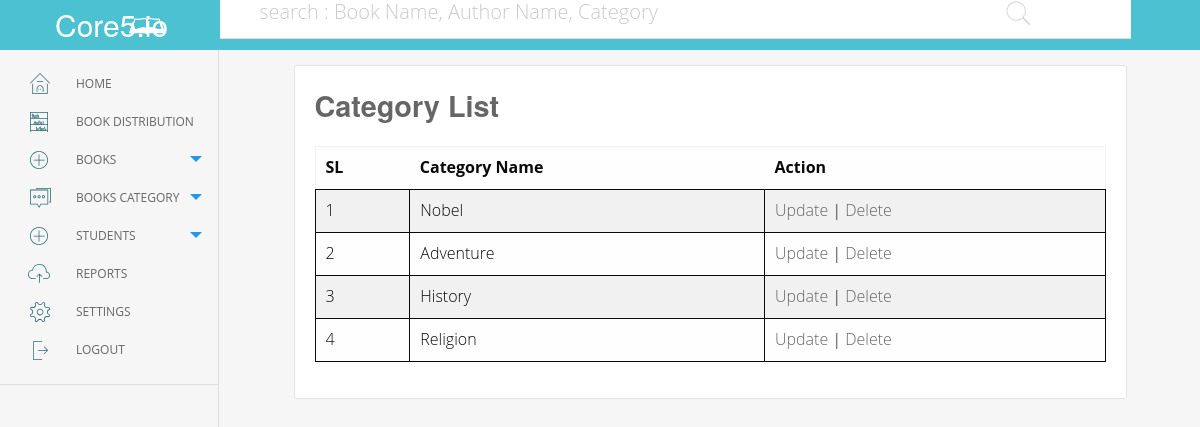
The app's page /book_cat_list/ with its own data.
### apps/models.py (models this page shows, shortened)
class Category(models.Model):
    name = models.CharField(max_length=45)

### apps/views.py (the view)
# urls.py: url(r'^book_cat_list/$', views.book_cat_list, name="book_cat_list"),
def book_cat_list(request):
    queryset = Category.objects.all()
    context = {
        "object_list": queryset
    }
    return render(request, '401books_cat_list.html', context)

### apps/templates/401books_cat_list.html (shortened to what this page needs)
{% extends 'base.html' %}
{% load static %}
{% block content %}
<div id="books_add" class="full_box">
	<h2>Category List</h2>
  <div class="dda_container" id="search_main">
    <table style="width: 100%;">
      <tr>
        <th>SL</th>
        <th>Category Name</th>
        <th>Action</th>
      </tr>
        {% for obj in object_list %}
      <tr>
        <td>{{ obj.id }}</td>
        <td>{{ obj.name }}</td>
        <td><a href="#" class="update">Update</a> | <a href="#" class="del">Delete</a></td>
      </tr>
        {% endfor %}
    </table>
  </div>
</div>
{% endblock content %}

### apps/static/css/custom.css (style rules this page uses)
td { border: 1px solid; padding: 6px 7px 5px; }

### records on screen
Category: id "1", name "Nobel"
Category: id "2", name "Adventure"
Category: id "3", name "History"
Category: id "4", name "Religion"
